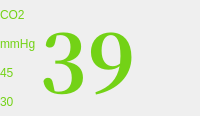
                  <widget class="QWidget" name="widget_21" native="true">
                   <layout class="QHBoxLayout" name="horizontalLayout_18">
                    <property name="spacing">
                     <number>0</number>
                    </property>
                    <property name="leftMargin">
                     <number>0</number>
                    </property>
                    <property name="topMargin">
                     <number>0</number>
                    </property>
                    <property name="rightMargin">
                     <number>0</number>
                    </property>
                    <property name="bottomMargin">
                     <number>0</number>
                    </property>
                    <item>
                     <widget class="QWidget" name="widget_22" native="true">
                      <layout class="QHBoxLayout" name="horizontalLayout_19" stretch="1,3,1">
                       <property name="spacing">
                        <number>0</number>
                       </property>
                       <property name="leftMargin">
                        <number>0</number>
                       </property>
                       <property name="topMargin">
                        <number>0</number>
                       </property>
                       <property name="rightMargin">
                        <number>0</number>
                       </property>
                       <property name="bottomMargin">
                        <number>0</number>
                       </property>
                       <item>
                        <widget class="QWidget" name="widget_23" native="true">
                         <layout class="QVBoxLayout" name="verticalLayout_8" stretch="1,1,1,1">
                          <property name="spacing">
                           <number>0</number>
                          </property>
                          <property name="leftMargin">
                           <number>0</number>
                          </property>
                          <property name="topMargin">
                           <number>0</number>
                          </property>
                          <property name="rightMargin">
                           <number>0</number>
                          </property>
                          <property name="bottomMargin">
                           <number>0</number>
                          </property>
                          <item>
                           <widget class="QLabel" name="label_21">
                            <property name="palette">
                             <palette>
                              <active>
                               <colorrole role="WindowText">
                                <brush brushstyle="SolidPattern">
                                 <color alpha="255">
                                  <red>115</red>
                                  <green>210</green>
                                  <blue>22</blue>
                                 </color>
                                </brush>
                               </colorrole>
                               <colorrole role="Button">
                                <brush brushstyle="SolidPattern">
                                 <color alpha="255">
                                  <red>85</red>
                                  <green>170</green>
                                  <blue>255</blue>
                                 </color>
                                </brush>
                               </colorrole>
                               <colorrole role="Base">
                                <brush brushstyle="SolidPattern">
                                 <color alpha="255">
                                  <red>85</red>
                                  <green>170</green>
                                  <blue>255</blue>
                                 </color>
                                </brush>
                               </colorrole>
                               <colorrole role="Window">
                                <brush brushstyle="SolidPattern">
                                 <color alpha="255">
                                  <red>85</red>
                                  <green>170</green>
                                  <blue>255</blue>
                                 </color>
                                </brush>
                               </colorrole>
                              </active>
                              <inactive>
                               <colorrole role="WindowText">
                                <brush brushstyle="SolidPattern">
                                 <color alpha="255">
                                  <red>115</red>
                                  <green>210</green>
                                  <blue>22</blue>
                                 </color>
                                </brush>
                               </colorrole>
                               <colorrole role="Button">
                                <brush brushstyle="SolidPattern">
                                 <color alpha="255">
                                  <red>85</red>
                                  <green>170</green>
                                  <blue>255</blue>
                                 </color>
                                </brush>
                               </colorrole>
                               <colorrole role="Base">
                                <brush brushstyle="SolidPattern">
                                 <color alpha="255">
                                  <red>85</red>
                                  <green>170</green>
                                  <blue>255</blue>
                                 </color>
                                </brush>
                               </colorrole>
                               <colorrole role="Window">
                                <brush brushstyle="SolidPattern">
                                 <color alpha="255">
                                  <red>85</red>
                                  <green>170</green>
                                  <blue>255</blue>
                                 </color>
                                </brush>
                               </colorrole>
                              </inactive>
                              <disabled>
                               <colorrole role="WindowText">
                                <brush brushstyle="SolidPattern">
                                 <color alpha="255">
                                  <red>190</red>
                                  <green>190</green>
                                  <blue>190</blue>
                                 </color>
                                </brush>
                               </colorrole>
                               <colorrole role="Button">
                                <brush brushstyle="SolidPattern">
                                 <color alpha="255">
                                  <red>85</red>
                                  <green>170</green>
                                  <blue>255</blue>
                                 </color>
                                </brush>
                               </colorrole>
                               <colorrole role="Base">
                                <brush brushstyle="SolidPattern">
                                 <color alpha="255">
                                  <red>85</red>
                                  <green>170</green>
                                  <blue>255</blue>
                                 </color>
                                </brush>
                               </colorrole>
                               <colorrole role="Window">
                                <brush brushstyle="SolidPattern">
                                 <color alpha="255">
                                  <red>85</red>
                                  <green>170</green>
                                  <blue>255</blue>
                                 </color>
                                </brush>
                               </colorrole>
                              </disabled>
                             </palette>
                            </property>
                            <property name="text">
                             <string>CO2</string>
                            </property>
                           </widget>
                          </item>
                          <item>
                           <widget class="QLabel" name="label_18">
                            <property name="palette">
                             <palette>
                              <active>
                               <colorrole role="WindowText">
                                <brush brushstyle="SolidPattern">
                                 <color alpha="255">
                                  <red>115</red>
                                  <green>210</green>
                                  <blue>22</blue>
                                 </color>
                                </brush>
                               </colorrole>
                               <colorrole role="Button">
                                <brush brushstyle="SolidPattern">
                                 <color alpha="255">
                                  <red>85</red>
                                  <green>170</green>
                                  <blue>255</blue>
                                 </color>
                                </brush>
                               </colorrole>
                               <colorrole role="Base">
                                <brush brushstyle="SolidPattern">
                                 <color alpha="255">
                                  <red>85</red>
                                  <green>170</green>
                                  <blue>255</blue>
                                 </color>
                                </brush>
                               </colorrole>
                               <colorrole role="Window">
                                <brush brushstyle="SolidPattern">
                                 <color alpha="255">
                                  <red>85</red>
                                  <green>170</green>
                                  <blue>255</blue>
                                 </color>
                                </brush>
                               </colorrole>
                              </active>
                              <inactive>
                               <colorrole role="WindowText">
                                <brush brushstyle="SolidPattern">
                                 <color alpha="255">
                                  <red>115</red>
                                  <green>210</green>
                                  <blue>22</blue>
                                 </color>
                                </brush>
                               </colorrole>
                               <colorrole role="Button">
                                <brush brushstyle="SolidPattern">
                                 <color alpha="255">
                                  <red>85</red>
                                  <green>170</green>
                                  <blue>255</blue>
                                 </color>
                                </brush>
                               </colorrole>
                               <colorrole role="Base">
                                <brush brushstyle="SolidPattern">
                                 <color alpha="255">
                                  <red>85</red>
                                  <green>170</green>
                                  <blue>255</blue>
                                 </color>
                                </brush>
                               </colorrole>
                               <colorrole role="Window">
                                <brush brushstyle="SolidPattern">
                                 <color alpha="255">
                                  <red>85</red>
                                  <green>170</green>
                                  <blue>255</blue>
                                 </color>
                                </brush>
                               </colorrole>
                              </inactive>
                              <disabled>
                               <colorrole role="WindowText">
                                <brush brushstyle="SolidPattern">
                                 <color alpha="255">
                                  <red>190</red>
                                  <green>190</green>
                                  <blue>190</blue>
                                 </color>
                                </brush>
                               </colorrole>
                               <colorrole role="Button">
                                <brush brushstyle="SolidPattern">
                                 <color alpha="255">
                                  <red>85</red>
                                  <green>170</green>
                                  <blue>255</blue>
                                 </color>
                                </brush>
                               </colorrole>
                               <colorrole role="Base">
                                <brush brushstyle="SolidPattern">
                                 <color alpha="255">
                                  <red>85</red>
                                  <green>170</green>
                                  <blue>255</blue>
                                 </color>
                                </brush>
                               </colorrole>
                               <colorrole role="Window">
                                <brush brushstyle="SolidPattern">
                                 <color alpha="255">
                                  <red>85</red>
                                  <green>170</green>
                                  <blue>255</blue>
                                 </color>
                                </brush>
                               </colorrole>
                              </disabled>
                             </palette>
                            </property>
                            <property name="text">
                             <string>mmHg</string>
                            </property>
                           </widget>
                          </item>
                          <item>
                           <widget class="QLabel" name="label_19">
                            <property name="palette">
                             <palette>
                              <active>
                               <colorrole role="WindowText">
                                <brush brushstyle="SolidPattern">
                                 <color alpha="255">
                                  <red>115</red>
                                  <green>210</green>
                                  <blue>22</blue>
                                 </color>
                                </brush>
                               </colorrole>
                               <colorrole role="Button">
                                <brush brushstyle="SolidPattern">
                                 <color alpha="255">
                                  <red>85</red>
                                  <green>170</green>
                                  <blue>255</blue>
                                 </color>
                                </brush>
                               </colorrole>
                               <colorrole role="Base">
                                <brush brushstyle="SolidPattern">
                                 <color alpha="255">
                                  <red>85</red>
                                  <green>170</green>
                                  <blue>255</blue>
                                 </color>
                                </brush>
                               </colorrole>
                               <colorrole role="Window">
                                <brush brushstyle="SolidPattern">
                                 <color alpha="255">
                                  <red>85</red>
                                  <green>170</green>
                                  <blue>255</blue>
                                 </color>
                                </brush>
                               </colorrole>
                              </active>
                              <inactive>
                               <colorrole role="WindowText">
                                <brush brushstyle="SolidPattern">
                                 <color alpha="255">
                                  <red>115</red>
                                  <green>210</green>
                                  <blue>22</blue>
                                 </color>
                                </brush>
                               </colorrole>
                               <colorrole role="Button">
                                <brush brushstyle="SolidPattern">
                                 <color alpha="255">
                                  <red>85</red>
                                  <green>170</green>
                                  <blue>255</blue>
                                 </color>
                                </brush>
                               </colorrole>
                               <colorrole role="Base">
                                <brush brushstyle="SolidPattern">
                                 <color alpha="255">
                                  <red>85</red>
                                  <green>170</green>
                                  <blue>255</blue>
                                 </color>
                                </brush>
                               </colorrole>
                               <colorrole role="Window">
                                <brush brushstyle="SolidPattern">
                                 <color alpha="255">
                                  <red>85</red>
                                  <green>170</green>
                                  <blue>255</blue>
                                 </color>
                                </brush>
                               </colorrole>
                              </inactive>
                              <disabled>
                               <colorrole role="WindowText">
                                <brush brushstyle="SolidPattern">
                                 <color alpha="255">
                                  <red>190</red>
                                  <green>190</green>
                                  <blue>190</blue>
                                 </color>
                                </brush>
                               </colorrole>
                               <colorrole role="Button">
                                <brush brushstyle="SolidPattern">
                                 <color alpha="255">
                                  <red>85</red>
                                  <green>170</green>
                                  <blue>255</blue>
                                 </color>
                                </brush>
                               </colorrole>
                               <colorrole role="Base">
                                <brush brushstyle="SolidPattern">
                                 <color alpha="255">
                                  <red>85</red>
                                  <green>170</green>
                                  <blue>255</blue>
                                 </color>
                                </brush>
                               </colorrole>
                               <colorrole role="Window">
                                <brush brushstyle="SolidPattern">
                                 <color alpha="255">
                                  <red>85</red>
                                  <green>170</green>
                                  <blue>255</blue>
                                 </color>
                                </brush>
                               </colorrole>
                              </disabled>
                             </palette>
                            </property>
                            <property name="text">
                             <string>45</string>
                            </property>
                           </widget>
                          </item>
                          <item>
                           <widget class="QLabel" name="label_20">
                            <property name="palette">
                             <palette>
                              <active>
                               <colorrole role="WindowText">
                                <brush brushstyle="SolidPattern">
                                 <color alpha="255">
                                  <red>115</red>
                                  <green>210</green>
                                  <blue>22</blue>
                                 </color>
                                </brush>
                               </colorrole>
                               <colorrole role="Button">
                                <brush brushstyle="SolidPattern">
                                 <color alpha="255">
                                  <red>85</red>
                                  <green>170</green>
                                  <blue>255</blue>
                                 </color>
                                </brush>
                               </colorrole>
                               <colorrole role="Base">
                                <brush brushstyle="SolidPattern">
                                 <color alpha="255">
                                  <red>85</red>
                                  <green>170</green>
                                  <blue>255</blue>
                                 </color>
                                </brush>
                               </colorrole>
                               <colorrole role="Window">
                                <brush brushstyle="SolidPattern">
                                 <color alpha="255">
                                  <red>85</red>
                                  <green>170</green>
                                  <blue>255</blue>
                                 </color>
                                </brush>
                               </colorrole>
                              </active>
                              <inactive>
                               <colorrole role="WindowText">
                                <brush brushstyle="SolidPattern">
                                 <color alpha="255">
                                  <red>115</red>
                                  <green>210</green>
                                  <blue>22</blue>
                                 </color>
                                </brush>
                               </colorrole>
                               <colorrole role="Button">
                                <brush brushstyle="SolidPattern">
                                 <color alpha="255">
                                  <red>85</red>
                                  <green>170</green>
                                  <blue>255</blue>
                                 </color>
                                </brush>
                               </colorrole>
                               <colorrole role="Base">
                                <brush brushstyle="SolidPattern">
                                 <color alpha="255">
                                  <red>85</red>
                                  <green>170</green>
                                  <blue>255</blue>
                                 </color>
                                </brush>
                               </colorrole>
                               <colorrole role="Window">
                                <brush brushstyle="SolidPattern">
                                 <color alpha="255">
                                  <red>85</red>
                                  <green>170</green>
                                  <blue>255</blue>
                                 </color>
                                </brush>
                               </colorrole>
                              </inactive>
                              <disabled>
                               <colorrole role="WindowText">
                                <brush brushstyle="SolidPattern">
                                 <color alpha="255">
                                  <red>190</red>
                                  <green>190</green>
                                  <blue>190</blue>
                                 </color>
                                </brush>
                               </colorrole>
                               <colorrole role="Button">
                                <brush brushstyle="SolidPattern">
                                 <color alpha="255">
                                  <red>85</red>
                                  <green>170</green>
                                  <blue>255</blue>
                                 </color>
                                </brush>
                               </colorrole>
                               <colorrole role="Base">
                                <brush brushstyle="SolidPattern">
                                 <color alpha="255">
                                  <red>85</red>
                                  <green>170</green>
                                  <blue>255</blue>
                                 </color>
                                </brush>
                               </colorrole>
                               <colorrole role="Window">
                                <brush brushstyle="SolidPattern">
                                 <color alpha="255">
                                  <red>85</red>
                                  <green>170</green>
                                  <blue>255</blue>
                                 </color>
                                </brush>
                               </colorrole>
                              </disabled>
                             </palette>
                            </property>
                            <property name="text">
                             <string>30</string>
                            </property>
                           </widget>
                          </item>
                         </layout>
                        </widget>
                       </item>
                       <item>
                        <widget class="QWidget" name="widget_24" native="true">
                         <layout class="QHBoxLayout" name="horizontalLayout_20">
                          <property name="spacing">
                           <number>0</number>
                          </property>
                          <property name="leftMargin">
                           <number>0</number>
                          </property>
                          <property name="topMargin">
                           <number>0</number>
                          </property>
                          <property name="rightMargin">
                           <number>0</number>
                          </property>
                          <property name="bottomMargin">
                           <number>0</number>
                          </property>
                          <item>
                           <widget class="QLabel" name="co2TextLabel">
                            <property name="palette">
                             <palette>
                              <active>
                               <colorrole role="WindowText">
                                <brush brushstyle="SolidPattern">
                                 <color alpha="255">
                                  <red>115</red>
                                  <green>210</green>
                                  <blue>22</blue>
                                 </color>
                                </brush>
                               </colorrole>
                               <colorrole role="Button">
                                <brush brushstyle="SolidPattern">
                                 <color alpha="255">
                                  <red>85</red>
                                  <green>170</green>
                                  <blue>255</blue>
                                 </color>
                                </brush>
                               </colorrole>
                               <colorrole role="Base">
                                <brush brushstyle="SolidPattern">
                                 <color alpha="255">
                                  <red>85</red>
                                  <green>170</green>
                                  <blue>255</blue>
                                 </color>
                                </brush>
                               </colorrole>
                               <colorrole role="Window">
                                <brush brushstyle="SolidPattern">
                                 <color alpha="255">
                                  <red>85</red>
                                  <green>170</green>
                                  <blue>255</blue>
                                 </color>
                                </brush>
                               </colorrole>
                              </active>
                              <inactive>
                               <colorrole role="WindowText">
                                <brush brushstyle="SolidPattern">
                                 <color alpha="255">
                                  <red>115</red>
                                  <green>210</green>
                                  <blue>22</blue>
                                 </color>
                                </brush>
                               </colorrole>
                               <colorrole role="Button">
                                <brush brushstyle="SolidPattern">
                                 <color alpha="255">
                                  <red>85</red>
                                  <green>170</green>
                                  <blue>255</blue>
                                 </color>
                                </brush>
                               </colorrole>
                               <colorrole role="Base">
                                <brush brushstyle="SolidPattern">
                                 <color alpha="255">
                                  <red>85</red>
                                  <green>170</green>
                                  <blue>255</blue>
                                 </color>
                                </brush>
                               </colorrole>
                               <colorrole role="Window">
                                <brush brushstyle="SolidPattern">
                                 <color alpha="255">
                                  <red>85</red>
                                  <green>170</green>
                                  <blue>255</blue>
                                 </color>
                                </brush>
                               </colorrole>
                              </inactive>
                              <disabled>
                               <colorrole role="WindowText">
                                <brush brushstyle="SolidPattern">
                                 <color alpha="255">
                                  <red>190</red>
                                  <green>190</green>
                                  <blue>190</blue>
                                 </color>
                                </brush>
                               </colorrole>
                               <colorrole role="Button">
                                <brush brushstyle="SolidPattern">
                                 <color alpha="255">
                                  <red>85</red>
                                  <green>170</green>
                                  <blue>255</blue>
                                 </color>
                                </brush>
                               </colorrole>
                               <colorrole role="Base">
                                <brush brushstyle="SolidPattern">
                                 <color alpha="255">
                                  <red>85</red>
                                  <green>170</green>
                                  <blue>255</blue>
                                 </color>
                                </brush>
                               </colorrole>
                               <colorrole role="Window">
                                <brush brushstyle="SolidPattern">
                                 <color alpha="255">
                                  <red>85</red>
                                  <green>170</green>
                                  <blue>255</blue>
                                 </color>
                                </brush>
                               </colorrole>
                              </disabled>
                             </palette>
                            </property>
                            <property name="font">
                             <font>
                              <family>Noto Serif CJK TC</family>
                              <pointsize>60</pointsize>
                              <weight>75</weight>
                              <bold>true</bold>
                             </font>
                            </property>
                            <property name="text">
                             <string>39</string>
                            </property>
                           </widget>
                          </item>
                         </layout>
                        </widget>
                       </item>
                       <item>
                        <widget class="QWidget" name="widget_26" native="true"/>
                       </item>
                      </layout>
                     </widget>
                    </item>
                   </layout>
                  </widget>
